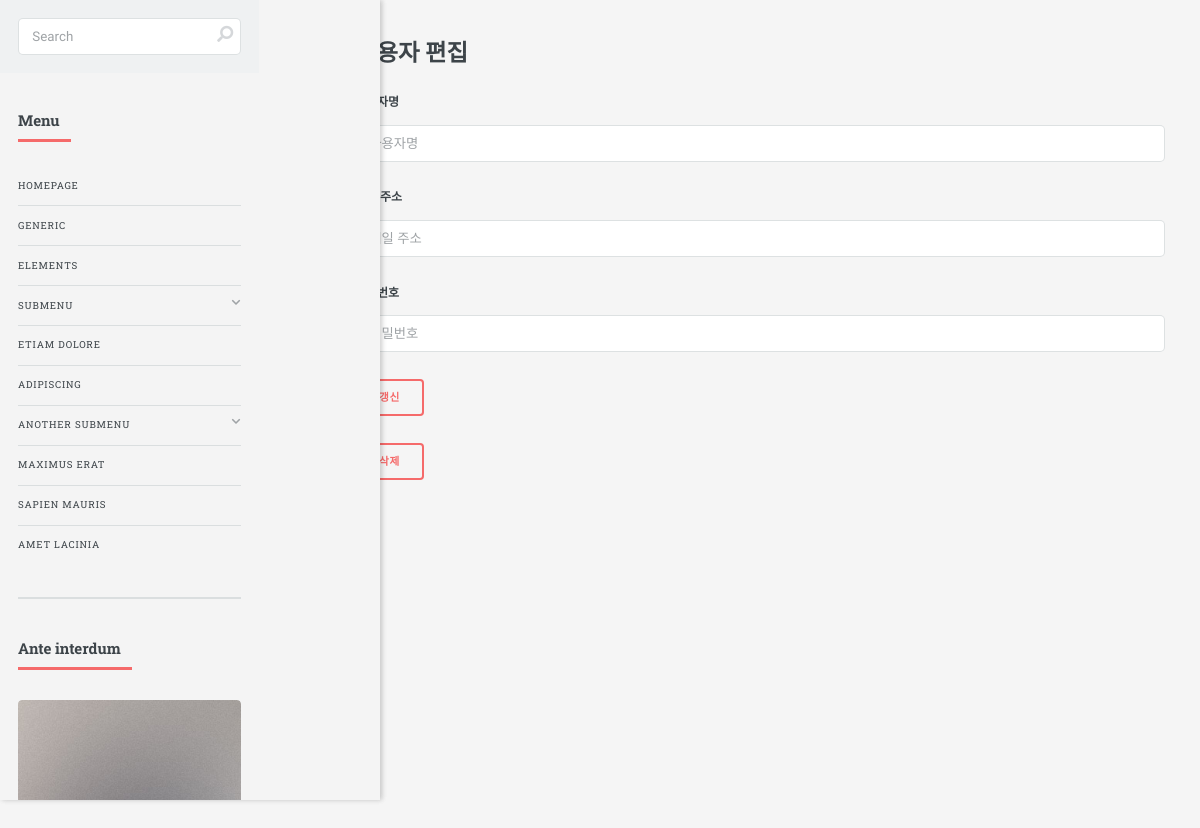
/crud/user/4 (signed in), run on an earlier commit of the app's database.
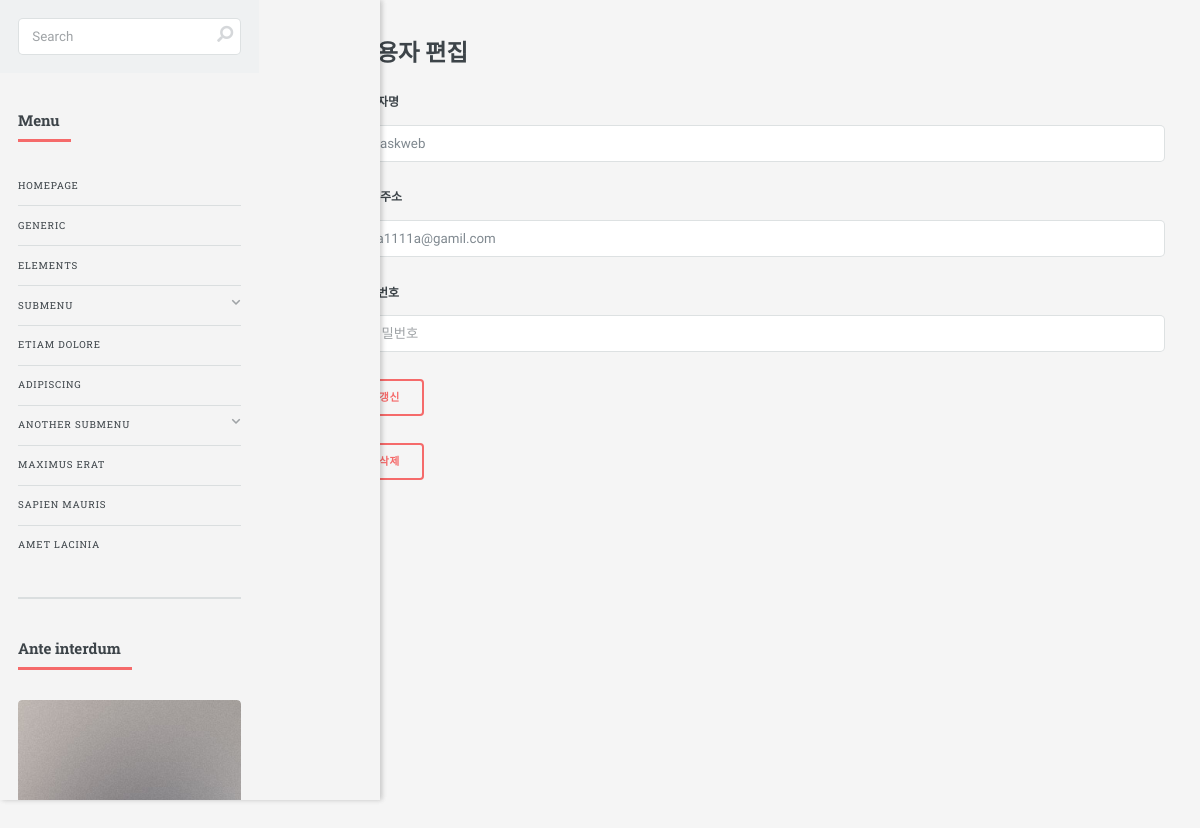
And on a later commit of the database.
### apps/crud/models.py (models this page shows, shortened)
class User(db.Model, UserMixin):
    __tablename__ = "users"
    id = db.Column(db.Integer, primary_key=True)
    username = db.Column(db.String, index=True)
    email = db.Column(db.String, unique=True, index=True)
    password_hash = db.Column(db.String)
    created_at = db.Column(db.DateTime, default=datetime.now)
    updated_at = db.Column(db.DateTime, default=datetime.now, onupdate=datetime.now)
    @property
    def password(self):
        raise AttributeError("읽어 들일 수 없음")

### apps/crud/views.py (the view, shortened to what this page needs)
@crud.route('/user/<user_id>',methods=["GET","POST"])
@login_required
def edit_user(user_id):
    form = UserForm() #객체 생성하기
    user = User.query.filter_by(id=user_id).first() #사용자 취득
    return render_template('crud/edit.html',user=user, form=form)

### apps/crud/forms.py
class UserForm(FlaskForm):
    username = StringField(
        "사용자명",
        validators=[
            DataRequired(message="사용자명은 필수입니다."),
            Length(max=30, message="30문자 이내로 입력해 주세요."),
        ],
    )
    email = StringField(
        "메일 주소",
        validators=[
            DataRequired(message="메일 주소는 필수입니다."),
            Email(message="메일 주소의 형식으로 입력해 주세요."),
        ],
    )
    password = PasswordField("비밀번호", validators=[DataRequired(message="비밀번호는 필수입니다.")])
    submit = SubmitField("신규 등록")

### apps/crud/models.py (called while the page is built)
@login_manager.user_loader
def load_user(user_id):
    return User.query.get(user_id)

### apps/crud/templates/crud/edit.html (shortened to what this page needs)
{% extends "crud/base.html" %}
{%block content%}
<h2>사용자 편집</h2>
<form action="{{ url_for('crud.edit_user', user_id=user.id) }}" method="POST" novalidate="novalidate">
    <p>
        {{ form.username.label }} {{ form.username(placeholder="사용자명", value=user.username) }}
    </p>
    <p>
        {{ form.email.label }} {{ form.email(placeholder="메일 주소", value=user.email) }}
    </p>
    <p>
        {{ form.password.label }} {{ form.password(placeholder="비밀번호") }}
    </p>
    <p><input type="submit" value="갱신" /></p>
</form>
<form action="{{ url_for('crud.delete_user', user_id=user.id) }}" method="POST">
    <input type="submit" value="삭제">
{%endblock%}

### apps/crud/templates/crud/base.html (shortened to what this page needs)
<!DOCTYPE html>
<html lang="ko">
    <head>
        <link rel="stylesheet" href="{{ url_for('main.static', filename='assets/css/main.css') }}" />
        <link rel="stylesheet" href="{{ url_for('auth.static', filename='style.css') }}" />
    </head>
    <body>
        <div id="wrapper">
            <div id="sidebar">
                {% include "main/side.html" %}
            </div>
            <div id="content">
                {% block content %}{% endblock %}
            </div>
        </div>
    </body>
</html>

### apps/main/templates/main/side.html (shortened to what this page needs)
<div id="sidebar">
	<div class="inner">
		<section id="search" class="alt">
			<form method="post" action="#">
				<input type="text" name="query" id="query" placeholder="Search" />
			</form>
		</section>
		<nav id="menu">
			<header class="major">
				<h2>Menu</h2>
			</header>
			<ul>
				<li><a href="{{ url_for('main.index') }}">Homepage</a></li>
				<li><a href="{{ url_for('crud.index') }}">Generic</a></li>
				<li><a href="elements.html">Elements</a></li>
				<li>
					<span class="opener">Submenu</span>
				</li>
				<li><a href="#">Etiam Dolore</a></li>
				<li><a href="#">Adipiscing</a></li>
				<li>
					<span class="opener">Another Submenu</span>
				</li>
				<li><a href="#">Maximus Erat</a></li>
				<li><a href="#">Sapien Mauris</a></li>
				<li><a href="#">Amet Lacinia</a></li>
			</ul>
		</nav>
		<section>
			<header class="major">
				<h2>Ante interdum</h2>
			</header>
			<div class="mini-posts">
				<article>
					<a href="#" class="image">
						<img src="{{ url_for('main.static', filename='images/pic07.jpg') }}" alt="" />
					</a>
				</article>
			</div>
		</section>
	</div>
</div>

### apps/auth/static/style.css (style rules this page uses)
body { padding: 1.5em; background: #f5f5f5 }
a { color: #73685d; }

### apps/crud/templates/crud/base.html (style rules this page uses)
#wrapper { display: flex; max-width: 1200px; margin: 0 auto; min-height: 100vh; }
#sidebar { width: 380px; background: #f4f4f4; padding: 15px; box-sizing: border-box; position: fixed; top: 0; left: 0; height: 100vh; box-shadow: 2px 0 5px rgba(0, 0, 0, 0.1); overflow: hidden; }
#content { flex: 1; padding: 15px; box-sizing: border-box; margin-left: 320px; }

What changed in the data, as far as the page shows it:
added User: username "Flaskweb", email "aa1111a@gamil.com"
